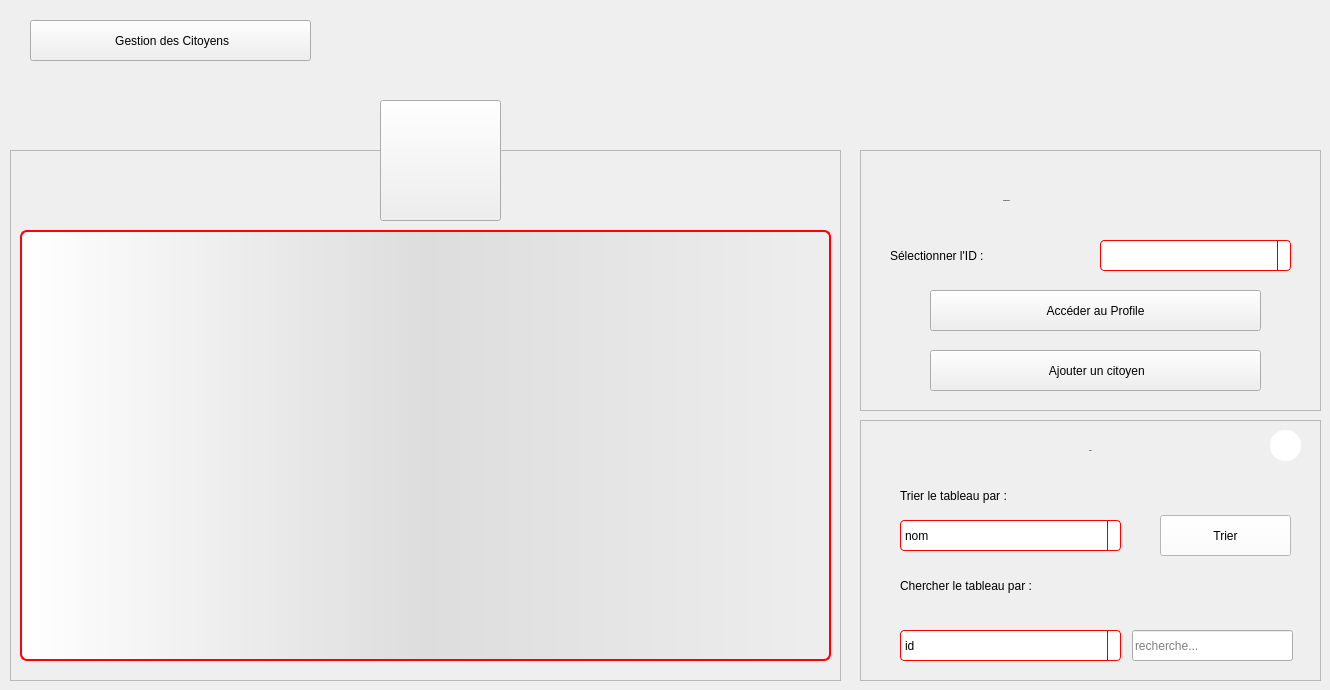
    <widget class="QWidget" name="Citoyens">
     <widget class="QPushButton" name="B_BackToGestions">
      <property name="geometry">
       <rect>
        <x>30</x>
        <y>20</y>
        <width>281</width>
        <height>41</height>
       </rect>
      </property>
      <property name="text">
       <string> Gestion des Citoyens</string>
      </property>
      <property name="icon">
       <iconset resource="ressources.qrc">
        <normaloff>:/ressources/image/back-arrow.png</normaloff>:/ressources/image/back-arrow.png</iconset>
      </property>
     </widget>
     <widget class="QFrame" name="frame">
      <property name="geometry">
       <rect>
        <x>10</x>
        <y>150</y>
        <width>831</width>
        <height>531</height>
       </rect>
      </property>
      <property name="styleSheet">
       <string notr="true"/>
      </property>
      <property name="frameShape">
       <enum>QFrame::StyledPanel</enum>
      </property>
      <property name="frameShadow">
       <enum>QFrame::Raised</enum>
      </property>
      <widget class="QTableView" name="T_Citoyens">
       <property name="geometry">
        <rect>
         <x>10</x>
         <y>80</y>
         <width>811</width>
         <height>431</height>
        </rect>
       </property>
       <property name="styleSheet">
        <string notr="true">QTableView {border: 2px solid red;text-align: top;padding: 4px;border-radius: 7px;border-bottom-left-radius: 7px;background: QLinearGradient( x1: 0, y1: 0, x2: 1, y2: 0,stop: 0 #fff, stop: 1 #eee,stop: 0.5 #ddd,stop: 1 #eee );width: 15px;selection-background-color:QLinearGradient( x1: 0, y1: 0, x2: 1, y2: 0,stop: 0 #FF0000, stop: 1 #FF5F5F,stop: 0.5 #FEAAAA,stop: 1 #eee);selection-color: black;}
QTableView::item:focus{selection-background-color: red;}
QScrollBar:vertical{ width: 20px; background: none; /* only these sort effect about width ...*/}
QScrollBar::handle:vertical{ border: 3px solid #5E749C;text-align: top;padding: 4px;border-radius: 5px; border-bottom-left-radius: 5px;background: QLinearGradient( x1: 0, y1: 0, x2: 1, y2: 0,stop: 0 #fff, stop: 1 #eee,stop: 0.5 #ddd,stop: 1 #eee ); width: 25px; min-height: 20px; max-height: 25px; /*these sort no effect*/ }
QScrollBar::add-page:vertical {border: 3px solid red;text-align: top;padding: 4px;border-radius: 5px; border-bottom-left-radius: 5px;background:  red; /* adding width: xx px; sorting no effect .. why? */}
QScrollBar::sub-page:vertical {border: 3px solid green;text-align: top;padding: 4px;border-radius: 5px; border-bottom-left-radius: 5px;background:  green; /* adding width: xx px; sorting no effect .. why? */ }</string>
       </property>
       <attribute name="horizontalHeaderCascadingSectionResizes">
        <bool>false</bool>
       </attribute>
       <attribute name="horizontalHeaderDefaultSectionSize">
        <number>117</number>
       </attribute>
      </widget>
     </widget>
     <widget class="QFrame" name="frame_2">
      <property name="geometry">
       <rect>
        <x>860</x>
        <y>150</y>
        <width>461</width>
        <height>261</height>
       </rect>
      </property>
      <property name="styleSheet">
       <string notr="true"/>
      </property>
      <property name="frameShape">
       <enum>QFrame::StyledPanel</enum>
      </property>
      <property name="frameShadow">
       <enum>QFrame::Raised</enum>
      </property>
      <widget class="QLabel" name="L_ConfigCitoyen">
       <property name="geometry">
        <rect>
         <x>143</x>
         <y>20</y>
         <width>171</width>
         <height>61</height>
        </rect>
       </property>
       <property name="font">
        <font>
         <family>century gothic</family>
         <pointsize>-1</pointsize>
         <weight>75</weight>
         <bold>true</bold>
        </font>
       </property>
       <property name="styleSheet">
        <string notr="true">background: transparent;</string>
       </property>
       <property name="text">
        <string>Configuration</string>
       </property>
      </widget>
      <widget class="QLabel" name="L_CB_ID">
       <property name="geometry">
        <rect>
         <x>30</x>
         <y>90</y>
         <width>191</width>
         <height>31</height>
        </rect>
       </property>
       <property name="styleSheet">
        <string notr="true">background: transparent;</string>
       </property>
       <property name="text">
        <string>Sélectionner l'ID :</string>
       </property>
      </widget>
      <widget class="QPushButton" name="B_AjouterCitoyen">
       <property name="geometry">
        <rect>
         <x>70</x>
         <y>200</y>
         <width>331</width>
         <height>41</height>
        </rect>
       </property>
       <property name="text">
        <string> Ajouter un citoyen</string>
       </property>
       <property name="icon">
        <iconset resource="ressources.qrc">
         <normaloff>:/ressources/image/add.png</normaloff>:/ressources/image/add.png</iconset>
       </property>
      </widget>
      <widget class="QComboBox" name="CB_IDCitoyen">
       <property name="geometry">
        <rect>
         <x>240</x>
         <y>90</y>
         <width>191</width>
         <height>31</height>
        </rect>
       </property>
       <property name="styleSheet">
        <string notr="true">QComboBox {
  border: 1px solid red;
  border-radius: 4px;
  background: white;
}

QComboBox QAbstractItemView {
  border: 1px solid black;
  border-radius: 0;
  background-color: white;
  selection-background-color:#305068;
}

QComboBox QAbstractItemView:hover {
  background-color: white;
  color: #F0F0F0;
}

QComboBox QAbstractItemView:selected {
  background: #1464A0;
  color: #32414B;
}

QComboBox QAbstractItemView:alternate {
  background: #19232D;
}

QComboBox:disabled {
  background-color: #19232D;
  color: #787878;
}

QComboBox:hover {
  border: 1px solid #148CD2;
}

QComboBox:focus {
  border: 1px solid #1464A0;
}

QComboBox:on {
  selection-background-color: #1464A0;
}

QComboBox::item:checked {
  font-weight: bold;
}

QComboBox::item:selected {
  border: 0px solid transparent;
}

QComboBox::drop-down {
  subcontrol-origin: padding;
  subcontrol-position: top right;
  width: 12px;
  border-left: 1px solid #32414B;
}</string>
       </property>
      </widget>
      <widget class="QPushButton" name="B_AccederProfil">
       <property name="geometry">
        <rect>
         <x>70</x>
         <y>140</y>
         <width>331</width>
         <height>41</height>
        </rect>
       </property>
       <property name="text">
        <string>Accéder au Profile</string>
       </property>
       <property name="icon">
        <iconset resource="ressources.qrc">
         <normaloff>:/ressources/image/person-silhouette.png</normaloff>:/ressources/image/person-silhouette.png</iconset>
       </property>
       <property name="iconSize">
        <size>
         <width>23</width>
         <height>23</height>
        </size>
       </property>
      </widget>
      <widget class="QComboBox" name="CB_IDCitoyen_3">
       <property name="geometry">
        <rect>
         <x>50</x>
         <y>500</y>
         <width>191</width>
         <height>31</height>
        </rect>
       </property>
       <property name="styleSheet">
        <string notr="true">background: white;</string>
       </property>
      </widget>
     </widget>
     <widget class="QToolButton" name="toolButton">
      <property name="geometry">
       <rect>
        <x>380</x>
        <y>100</y>
        <width>121</width>
        <height>121</height>
       </rect>
      </property>
      <property name="text">
       <string/>
      </property>
      <property name="icon">
       <iconset resource="ressources.qrc">
        <normaloff>:/ressources/image/systeme-de-population.png</normaloff>:/ressources/image/systeme-de-population.png</iconset>
      </property>
      <property name="iconSize">
       <size>
        <width>64</width>
        <height>64</height>
       </size>
      </property>
     </widget>
     <widget class="QFrame" name="frame_19">
      <property name="geometry">
       <rect>
        <x>860</x>
        <y>420</y>
        <width>461</width>
        <height>261</height>
       </rect>
      </property>
      <property name="styleSheet">
       <string notr="true"/>
      </property>
      <property name="frameShape">
       <enum>QFrame::StyledPanel</enum>
      </property>
      <property name="frameShadow">
       <enum>QFrame::Raised</enum>
      </property>
      <widget class="QLabel" name="L_ConfigIntervenant_3">
       <property name="geometry">
        <rect>
         <x>140</x>
         <y>0</y>
         <width>181</width>
         <height>61</height>
        </rect>
       </property>
       <property name="font">
        <font>
         <family>century gothic</family>
         <pointsize>-1</pointsize>
         <weight>75</weight>
         <bold>true</bold>
        </font>
       </property>
       <property name="styleSheet">
        <string notr="true">background: transparent;</string>
       </property>
       <property name="frameShape">
        <enum>QFrame::NoFrame</enum>
       </property>
       <property name="frameShadow">
        <enum>QFrame::Plain</enum>
       </property>
       <property name="text">
        <string>Table</string>
       </property>
       <property name="alignment">
        <set>Qt::AlignCenter</set>
       </property>
      </widget>
      <widget class="QLabel" name="L_CB_Tri">
       <property name="geometry">
        <rect>
         <x>40</x>
         <y>60</y>
         <width>231</width>
         <height>31</height>
        </rect>
       </property>
       <property name="styleSheet">
        <string notr="true">background: transparent;</string>
       </property>
       <property name="text">
        <string>Trier le tableau par :</string>
       </property>
      </widget>
      <widget class="QComboBox" name="CB_Tricitoyen">
       <property name="geometry">
        <rect>
         <x>40</x>
         <y>100</y>
         <width>221</width>
         <height>31</height>
        </rect>
       </property>
       <property name="styleSheet">
        <string notr="true">QComboBox {
  border: 1px solid red;
  border-radius: 4px;
  background: white;
}

QComboBox QAbstractItemView {
  border: 1px solid black;
  border-radius: 0;
  background-color: white;
  selection-background-color:#305068;
}

QComboBox QAbstractItemView:hover {
  background-color: white;
  color: #F0F0F0;
}

QComboBox QAbstractItemView:selected {
  background: #1464A0;
  color: #32414B;
}

QComboBox QAbstractItemView:alternate {
  background: #19232D;
}

QComboBox:disabled {
  background-color: #19232D;
  color: #787878;
}

QComboBox:hover {
  border: 1px solid #148CD2;
}

QComboBox:focus {
  border: 1px solid #1464A0;
}

QComboBox:on {
  selection-background-color: #1464A0;
}

QComboBox::item:checked {
  font-weight: bold;
}

QComboBox::item:selected {
  border: 0px solid transparent;
}

QComboBox::drop-down {
  subcontrol-origin: padding;
  subcontrol-position: top right;
  width: 12px;
  border-left: 1px solid #32414B;
}</string>
       </property>
       <item>
        <property name="text">
         <string>nom</string>
        </property>
       </item>
       <item>
        <property name="text">
         <string>prenom</string>
        </property>
       </item>
      </widget>
      <widget class="QPushButton" name="B_Trier">
       <property name="geometry">
        <rect>
         <x>300</x>
         <y>95</y>
         <width>131</width>
         <height>41</height>
        </rect>
       </property>
       <property name="cursor">
        <cursorShape>PointingHandCursor</cursorShape>
       </property>
       <property name="styleSheet">
        <string notr="true">QPushButton {
	background: white;
}

QPushButton:hover {
	background: #BEBEBE;
}</string>
       </property>
       <property name="text">
        <string>Trier</string>
       </property>
       <property name="icon">
        <iconset resource="ressources.qrc">
         <normaloff>:/ressources/image/ascending-sort.png</normaloff>:/ressources/image/ascending-sort.png</iconset>
       </property>
       <property name="iconSize">
        <size>
         <width>18</width>
         <height>18</height>
        </size>
       </property>
      </widget>
      <widget class="QLabel" name="L_CB_Recherche">
       <property name="geometry">
        <rect>
         <x>40</x>
         <y>150</y>
         <width>271</width>
         <height>31</height>
        </rect>
       </property>
       <property name="styleSheet">
        <string notr="true">background: transparent;</string>
       </property>
       <property name="text">
        <string>Chercher le tableau par :</string>
       </property>
      </widget>
      <widget class="QComboBox" name="CB_recherche">
       <property name="geometry">
        <rect>
         <x>40</x>
         <y>210</y>
         <width>221</width>
         <height>31</height>
        </rect>
       </property>
       <property name="styleSheet">
        <string notr="true">QComboBox {
  border: 1px solid red;
  border-radius: 4px;
  background: white;
}

QComboBox QAbstractItemView {
  border: 1px solid black;
  border-radius: 0;
  background-color: white;
  selection-background-color:#305068;
}

QComboBox QAbstractItemView:hover {
  background-color: white;
  color: #F0F0F0;
}

QComboBox QAbstractItemView:selected {
  background: #1464A0;
  color: #32414B;
}

QComboBox QAbstractItemView:alternate {
  background: #19232D;
}

QComboBox:disabled {
  background-color: #19232D;
  color: #787878;
}

QComboBox:hover {
  border: 1px solid #148CD2;
}

QComboBox:focus {
  border: 1px solid #1464A0;
}

QComboBox:on {
  selection-background-color: #1464A0;
}

QComboBox::item:checked {
  font-weight: bold;
}

QComboBox::item:selected {
  border: 0px solid transparent;
}

QComboBox::drop-down {
  subcontrol-origin: padding;
  subcontrol-position: top right;
  width: 12px;
  border-left: 1px solid #32414B;
}</string>
       </property>
       <item>
        <property name="text">
         <string>id</string>
        </property>
       </item>
       <item>
        <property name="text">
         <string>nom</string>
        </property>
       </item>
       <item>
        <property name="text">
         <string>prenom</string>
        </property>
       </item>
      </widget>
      <widget class="QLineEdit" name="LE_recherche">
       <property name="geometry">
        <rect>
         <x>272</x>
         <y>210</y>
         <width>161</width>
         <height>31</height>
        </rect>
       </property>
       <property name="text">
        <string/>
       </property>
       <property name="placeholderText">
        <string>recherche...</string>
       </property>
      </widget>
      <widget class="QPushButton" name="B_ResetTableIntervenant_2">
       <property name="geometry">
        <rect>
         <x>410</x>
         <y>10</y>
         <width>31</width>
         <height>31</height>
        </rect>
       </property>
       <property name="cursor">
        <cursorShape>PointingHandCursor</cursorShape>
       </property>
       <property name="styleSheet">
        <string notr="true">QPushButton {
	background: white;
	border-radius: 15px;
}

QPushButton:hover {
	background: #BEBEBE;
}</string>
       </property>
       <property name="text">
        <string/>
       </property>
       <property name="icon">
        <iconset resource="ressources.qrc">
         <normaloff>:/ressources/image/close.png</normaloff>:/ressources/image/close.png</iconset>
       </property>
      </widget>
     </widget>
     <zorder>frame</zorder>
     <zorder>B_BackToGestions</zorder>
     <zorder>frame_2</zorder>
     <zorder>toolButton</zorder>
     <zorder>frame_19</zorder>
    </widget>
